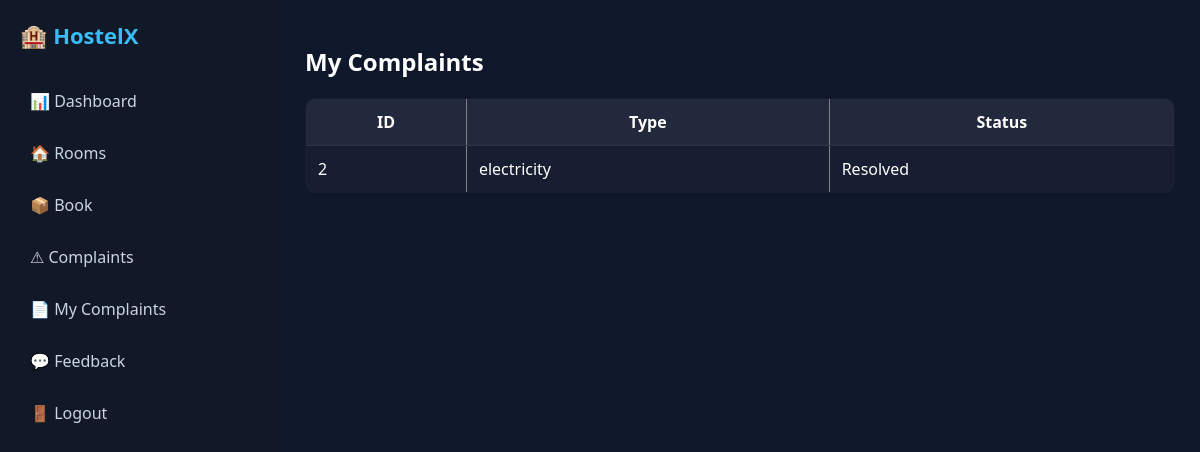
Page /my-complaints (signed in) on the committed database.
### tables this page shows
CREATE TABLE Complaint(
Complaint_ID INTEGER PRIMARY KEY,
Student_ID INTEGER,
Complaint_Type TEXT,
Complaint_Details TEXT,
Complaint_Date TEXT,
Status TEXT
);

### app.py (the view)
@app.route("/my-complaints")
def my_complaints():
    if "user_id" not in session:
        return redirect("/login")
    conn = sqlite3.connect("hostel.db")
    cur = conn.cursor()
    cur.execute("""
        SELECT * FROM Complaint
        WHERE Student_ID=?
    """, (session["user_id"],))
    complaints = cur.fetchall()
    conn.close()
    return render_template("student/my_complaints.html", complaints=complaints)

### templates/student/my_complaints.html
{% extends "base.html" %}
{% block content %}
<h2>My Complaints</h2>
<table border="1">
<tr>
    <th>ID</th>
    <th>Type</th>
    <th>Status</th>
</tr>
{% for c in complaints %}
<tr>
    <td>{{ c[0] }}</td>
    <td>{{ c[2] }}</td>
    <td>{{ c[5] }}</td>
</tr>
{% endfor %}
</table>
{% endblock %}

### static/style.css (style rules this page uses)
body { margin: 0; font-family: "Segoe UI", sans-serif; background: #0f172a; color: white; }
table { width: 100%; margin-top: 20px; border-collapse: collapse; background: rgba(255,255,255,0.03); border-radius: 10px; overflow: hidden; }
th, td { padding: 12px; border-bottom: 1px solid rgba(255,255,255,0.1); }
th { background: rgba(255,255,255,0.05); }

### rows in the picture
Complaint: Complaint_ID "2", Complaint_Type "electricity", Status "Resolved"
